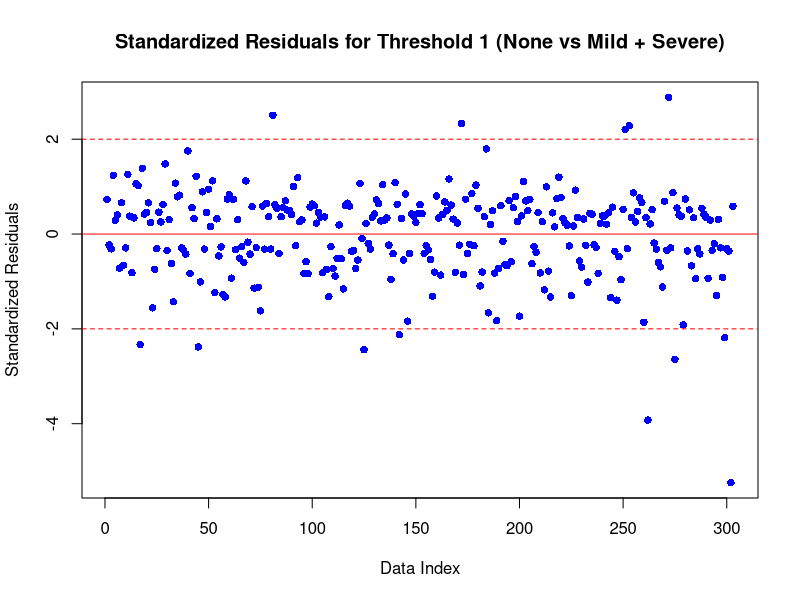
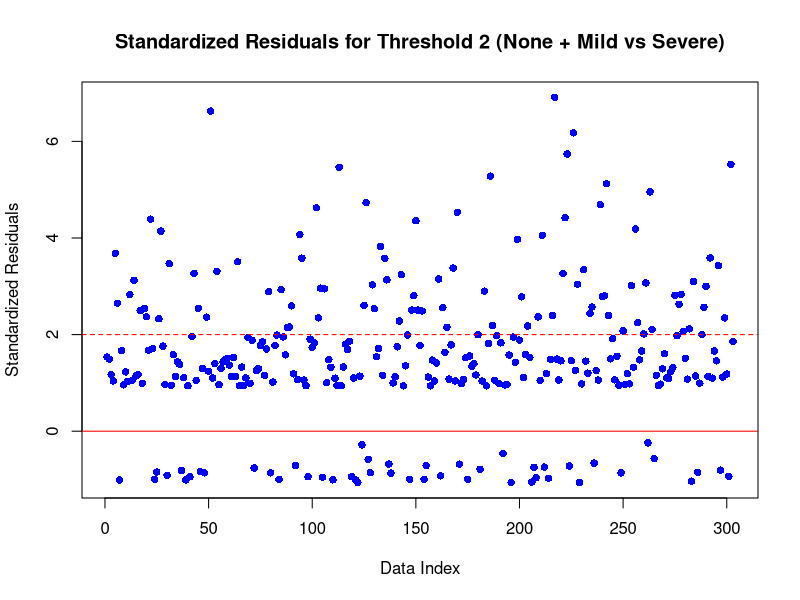
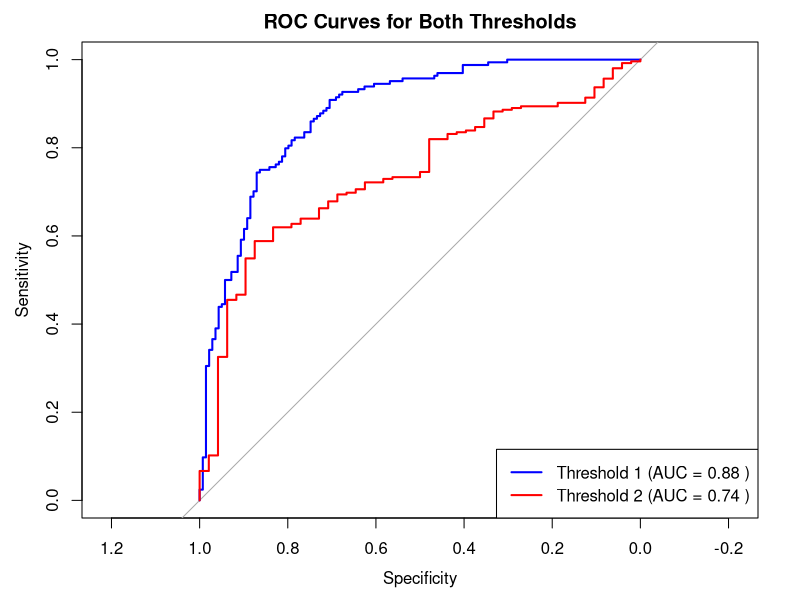

Generate these figures, in order, with R:
#Chad Huntebrinker
#Final Project
library(readxl)
library(VGAM)
library(pROC)

#First, load the dataset
data_set <- read_excel("Heart_Disease_data.xlsx")

#Data was pretty spread out, so we needed to break them down into 3 categories instead of 5.
data_set$num3 <- cut(data_set$num,
                     breaks = c(-1, 0, 2, 4),
                     labels = c(0, 1, 2),
                     ordered_result = TRUE)

#Use the model we found last script
vglm_final_model <- vglm(num3 ~ trestbps + sex + cp + exang + oldpeak + thalach,
                     family = cumulative(parallel = TRUE),
                     data = data_set)

#And we will also try parallel = FALSE to cover our bases
vglm_final_model_nonparallel <- vglm(num3 ~ trestbps + sex + cp + exang + oldpeak + thalach,
                         family = cumulative(parallel = TRUE),
                         data = data_set)
summary(vglm_final_model)
summary(vglm_final_model_nonparallel)

#Since the non_parallel p_values are most all greater than 0.05, we will stick with parallel one.
#Parallel = TRUE means that we’re assuming that the odds ratios are consistent across severity thresholds.

AIC(vglm_final_model)
#Now we will check how well the model fits to the data

#First, let's check on some of the residuals
#Calculate standardized residuals

pred_prob <- predict(vglm_final_model, type = "response")

#Define observed outcomes for each threshold
threshold_1 <- data_set$num3 < 1  # "None" vs "Mild + Severe"
threshold_2 <- data_set$num3 < 2  # "None + Mild" vs "Severe"

#Calculate response residuals for each threshold
residuals_threshold_1 <- threshold_1 - pred_prob[, 1]
residuals_threshold_2 <- threshold_2 - pred_prob[, 2]

#Standardized the residuals
std_residuals_threshold_1 <- residuals_threshold_1 / sqrt(pred_prob[, 1] * (1 - pred_prob[, 1]))
std_residuals_threshold_2 <- residuals_threshold_2 / sqrt(pred_prob[, 2] * (1 - pred_prob[, 2]))

#Plot for threshold 1
plot(std_residuals_threshold_1, 
     main = "Standardized Residuals for Threshold 1 (None vs Mild + Severe)", 
     ylab = "Standardized Residuals", 
     xlab = "Data Index", 
     pch = 16, col = "blue")
abline(h = 0, col = "red")
abline(h = c(-2, 2), col = "red", lty = 2)

#Plot for threshold 2
plot(std_residuals_threshold_2, 
     main = "Standardized Residuals for Threshold 2 (None + Mild vs Severe)", 
     ylab = "Standardized Residuals", 
     xlab = "Data Index", 
     pch = 16, col = "blue")
abline(h = 0, col = "red")
abline(h = c(-2, 2), col = "red", lty = 2)


#Try to find a similarity between the outlie data points but unable to find it.
outliers_SRT2 <- which(abs(std_residuals_threshold_2) > 2)
outlier_data_set <- data_set[outliers_SRT2, ]


#Let's check the ROC curve and the AUC

#ROC for first threshold
roc1 <- roc(threshold_1, pred_prob[, 1], plot = TRUE, col = "blue", 
            main = "ROC Curves for Both Thresholds", lwd = 2)
auc1 <- auc(roc1)

#ROC for second threshold
roc2 <- roc(threshold_2, pred_prob[, 2], plot = TRUE, col = "red", lwd = 2, add = TRUE)
auc2 <- auc(roc2)

#Add legend
legend("bottomright", legend = c(paste("Threshold 1 (AUC =", round(auc1, 2), ")"), 
                                 paste("Threshold 2 (AUC =", round(auc2, 2), ")")), 
       col = c("blue", "red"), lwd = 2)
